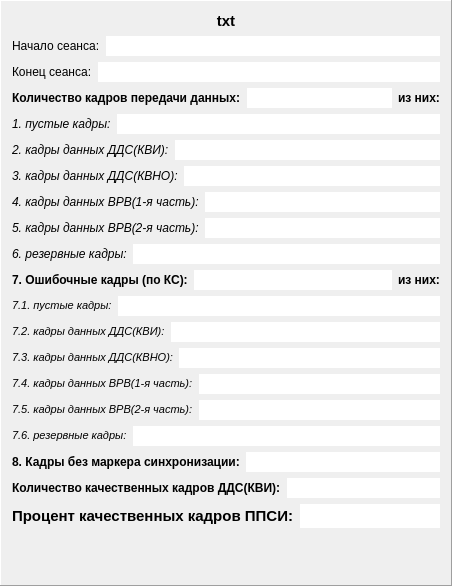
        <widget class="QFrame" name="frame_ppsi2">
         <property name="frameShape">
          <enum>QFrame::Panel</enum>
         </property>
         <property name="frameShadow">
          <enum>QFrame::Raised</enum>
         </property>
         <layout class="QVBoxLayout" name="verticalLayout_4">
          <item>
           <widget class="QLabel" name="lab_nfile2">
            <property name="font">
             <font>
              <pointsize>11</pointsize>
              <weight>75</weight>
              <bold>true</bold>
             </font>
            </property>
            <property name="frameShape">
             <enum>QFrame::NoFrame</enum>
            </property>
            <property name="text">
             <string>&lt;html&gt;&lt;head/&gt;&lt;body&gt;&lt;p align=&quot;center&quot;&gt;txt&lt;/p&gt;&lt;/body&gt;&lt;/html&gt;</string>
            </property>
            <property name="alignment">
             <set>Qt::AlignCenter</set>
            </property>
           </widget>
          </item>
          <item>
           <layout class="QVBoxLayout" name="verticalLayout_3">
            <item>
             <layout class="QHBoxLayout" name="horizontalLayout_4">
              <item>
               <widget class="QLabel" name="label_3">
                <property name="text">
                 <string>Начало сеанса:</string>
                </property>
               </widget>
              </item>
              <item>
               <widget class="QLineEdit" name="le_ns2">
                <property name="frame">
                 <bool>false</bool>
                </property>
                <property name="alignment">
                 <set>Qt::AlignRight|Qt::AlignTrailing|Qt::AlignVCenter</set>
                </property>
                <property name="readOnly">
                 <bool>true</bool>
                </property>
               </widget>
              </item>
             </layout>
            </item>
            <item>
             <layout class="QHBoxLayout" name="horizontalLayout_5">
              <item>
               <widget class="QLabel" name="label_4">
                <property name="text">
                 <string>Конец сеанса:</string>
                </property>
               </widget>
              </item>
              <item>
               <widget class="QLineEdit" name="le_ks2">
                <property name="frame">
                 <bool>false</bool>
                </property>
                <property name="alignment">
                 <set>Qt::AlignRight|Qt::AlignTrailing|Qt::AlignVCenter</set>
                </property>
                <property name="readOnly">
                 <bool>true</bool>
                </property>
               </widget>
              </item>
             </layout>
            </item>
            <item>
             <layout class="QHBoxLayout" name="horizontalLayout_7">
              <item>
               <widget class="QLabel" name="label_6">
                <property name="font">
                 <font>
                  <weight>75</weight>
                  <bold>true</bold>
                 </font>
                </property>
                <property name="text">
                 <string>Количество кадров передачи данных:</string>
                </property>
                <property name="textFormat">
                 <enum>Qt::RichText</enum>
                </property>
               </widget>
              </item>
              <item>
               <widget class="QLineEdit" name="le_k2">
                <property name="font">
                 <font>
                  <weight>75</weight>
                  <bold>true</bold>
                 </font>
                </property>
                <property name="frame">
                 <bool>false</bool>
                </property>
                <property name="alignment">
                 <set>Qt::AlignCenter</set>
                </property>
                <property name="readOnly">
                 <bool>true</bool>
                </property>
               </widget>
              </item>
              <item>
               <widget class="QLabel" name="label_14">
                <property name="font">
                 <font>
                  <weight>75</weight>
                  <bold>true</bold>
                 </font>
                </property>
                <property name="text">
                 <string>из них:</string>
                </property>
               </widget>
              </item>
             </layout>
            </item>
            <item>
             <layout class="QHBoxLayout" name="horizontalLayout_9">
              <item>
               <widget class="QLabel" name="label_8">
                <property name="font">
                 <font>
                  <pointsize>9</pointsize>
                  <italic>true</italic>
                 </font>
                </property>
                <property name="text">
                 <string>&lt;html&gt;&lt;head/&gt;&lt;body&gt;&lt;p&gt;	1. пустые кадры:&lt;/p&gt;&lt;/body&gt;&lt;/html&gt;</string>
                </property>
                <property name="textFormat">
                 <enum>Qt::AutoText</enum>
                </property>
               </widget>
              </item>
              <item>
               <widget class="QLineEdit" name="le_pk2">
                <property name="font">
                 <font>
                  <pointsize>9</pointsize>
                  <italic>true</italic>
                 </font>
                </property>
                <property name="frame">
                 <bool>false</bool>
                </property>
                <property name="alignment">
                 <set>Qt::AlignRight|Qt::AlignTrailing|Qt::AlignVCenter</set>
                </property>
                <property name="readOnly">
                 <bool>true</bool>
                </property>
               </widget>
              </item>
             </layout>
            </item>
            <item>
             <layout class="QHBoxLayout" name="horizontalLayout_11">
              <item>
               <widget class="QLabel" name="label_10">
                <property name="font">
                 <font>
                  <pointsize>9</pointsize>
                  <italic>true</italic>
                 </font>
                </property>
                <property name="text">
                 <string>&lt;html&gt;&lt;head/&gt;&lt;body&gt;&lt;p&gt;2. кадры данных ДДС(КВИ):&lt;/p&gt;&lt;/body&gt;&lt;/html&gt;</string>
                </property>
               </widget>
              </item>
              <item>
               <widget class="QLineEdit" name="le_kvi2">
                <property name="font">
                 <font>
                  <pointsize>9</pointsize>
                  <italic>true</italic>
                 </font>
                </property>
                <property name="frame">
                 <bool>false</bool>
                </property>
                <property name="alignment">
                 <set>Qt::AlignRight|Qt::AlignTrailing|Qt::AlignVCenter</set>
                </property>
                <property name="readOnly">
                 <bool>true</bool>
                </property>
               </widget>
              </item>
             </layout>
            </item>
            <item>
             <layout class="QHBoxLayout" name="horizontalLayout_13">
              <item>
               <widget class="QLabel" name="label_12">
                <property name="font">
                 <font>
                  <pointsize>9</pointsize>
                  <italic>true</italic>
                 </font>
                </property>
                <property name="text">
                 <string>&lt;html&gt;&lt;head/&gt;&lt;body&gt;&lt;p&gt;3. кадры данных ДДС(КВНО):&lt;/p&gt;&lt;/body&gt;&lt;/html&gt;</string>
                </property>
               </widget>
              </item>
              <item>
               <widget class="QLineEdit" name="le_kvno2">
                <property name="font">
                 <font>
                  <pointsize>9</pointsize>
                  <italic>true</italic>
                 </font>
                </property>
                <property name="frame">
                 <bool>false</bool>
                </property>
                <property name="alignment">
                 <set>Qt::AlignRight|Qt::AlignTrailing|Qt::AlignVCenter</set>
                </property>
                <property name="readOnly">
                 <bool>true</bool>
                </property>
               </widget>
              </item>
             </layout>
            </item>
            <item>
             <layout class="QHBoxLayout" name="horizontalLayout_16">
              <item>
               <widget class="QLabel" name="label_17">
                <property name="font">
                 <font>
                  <pointsize>9</pointsize>
                  <italic>true</italic>
                 </font>
                </property>
                <property name="text">
                 <string>&lt;html&gt;&lt;head/&gt;&lt;body&gt;&lt;p&gt;4. кадры данных ВРВ(1-я часть):&lt;/p&gt;&lt;/body&gt;&lt;/html&gt;</string>
                </property>
               </widget>
              </item>
              <item>
               <widget class="QLineEdit" name="le_vrv12">
                <property name="font">
                 <font>
                  <pointsize>9</pointsize>
                  <italic>true</italic>
                 </font>
                </property>
                <property name="frame">
                 <bool>false</bool>
                </property>
                <property name="alignment">
                 <set>Qt::AlignRight|Qt::AlignTrailing|Qt::AlignVCenter</set>
                </property>
                <property name="readOnly">
                 <bool>true</bool>
                </property>
               </widget>
              </item>
             </layout>
            </item>
            <item>
             <layout class="QHBoxLayout" name="horizontalLayout_17">
              <item>
               <widget class="QLabel" name="label_18">
                <property name="font">
                 <font>
                  <pointsize>9</pointsize>
                  <italic>true</italic>
                 </font>
                </property>
                <property name="frameShape">
                 <enum>QFrame::NoFrame</enum>
                </property>
                <property name="text">
                 <string>&lt;html&gt;&lt;head/&gt;&lt;body&gt;&lt;p&gt;5. кадры данных ВРВ(2-я часть):&lt;/p&gt;&lt;/body&gt;&lt;/html&gt;</string>
                </property>
               </widget>
              </item>
              <item>
               <widget class="QLineEdit" name="le_vrv22">
                <property name="font">
                 <font>
                  <pointsize>9</pointsize>
                  <italic>true</italic>
                 </font>
                </property>
                <property name="frame">
                 <bool>false</bool>
                </property>
                <property name="alignment">
                 <set>Qt::AlignRight|Qt::AlignTrailing|Qt::AlignVCenter</set>
                </property>
                <property name="readOnly">
                 <bool>true</bool>
                </property>
               </widget>
              </item>
             </layout>
            </item>
            <item>
             <layout class="QHBoxLayout" name="horizontalLayout_19">
              <item>
               <widget class="QLabel" name="label_20">
                <property name="font">
                 <font>
                  <pointsize>9</pointsize>
                  <italic>true</italic>
                 </font>
                </property>
                <property name="text">
                 <string>&lt;html&gt;&lt;head/&gt;&lt;body&gt;&lt;p&gt;6. резервные кадры:&lt;/p&gt;&lt;/body&gt;&lt;/html&gt;</string>
                </property>
               </widget>
              </item>
              <item>
               <widget class="QLineEdit" name="le_rez2">
                <property name="font">
                 <font>
                  <pointsize>9</pointsize>
                  <italic>true</italic>
                 </font>
                </property>
                <property name="frame">
                 <bool>false</bool>
                </property>
                <property name="alignment">
                 <set>Qt::AlignRight|Qt::AlignTrailing|Qt::AlignVCenter</set>
                </property>
                <property name="readOnly">
                 <bool>true</bool>
                </property>
               </widget>
              </item>
             </layout>
            </item>
            <item>
             <layout class="QHBoxLayout" name="horizontalLayout_21">
              <item>
               <widget class="QLabel" name="label_23">
                <property name="font">
                 <font>
                  <pointsize>9</pointsize>
                  <weight>75</weight>
                  <bold>true</bold>
                 </font>
                </property>
                <property name="text">
                 <string>&lt;html&gt;&lt;head/&gt;&lt;body&gt;&lt;p&gt;7. Ошибочные кадры (по КС):&lt;/p&gt;&lt;/body&gt;&lt;/html&gt;</string>
                </property>
               </widget>
              </item>
              <item>
               <widget class="QLineEdit" name="le_crc2">
                <property name="font">
                 <font>
                  <weight>75</weight>
                  <bold>true</bold>
                 </font>
                </property>
                <property name="frame">
                 <bool>false</bool>
                </property>
                <property name="alignment">
                 <set>Qt::AlignCenter</set>
                </property>
                <property name="readOnly">
                 <bool>true</bool>
                </property>
               </widget>
              </item>
              <item>
               <widget class="QLabel" name="label_24">
                <property name="font">
                 <font>
                  <pointsize>9</pointsize>
                  <weight>75</weight>
                  <bold>true</bold>
                 </font>
                </property>
                <property name="text">
                 <string>из них:</string>
                </property>
               </widget>
              </item>
             </layout>
            </item>
            <item>
             <layout class="QHBoxLayout" name="horizontalLayout_23">
              <item>
               <widget class="QLabel" name="label_26">
                <property name="font">
                 <font>
                  <pointsize>8</pointsize>
                  <italic>true</italic>
                 </font>
                </property>
                <property name="text">
                 <string>&lt;html&gt;&lt;head/&gt;&lt;body&gt;&lt;p&gt;7.1. пустые кадры:&lt;/p&gt;&lt;/body&gt;&lt;/html&gt;</string>
                </property>
               </widget>
              </item>
              <item>
               <widget class="QLineEdit" name="le_opk2">
                <property name="font">
                 <font>
                  <pointsize>8</pointsize>
                  <italic>true</italic>
                 </font>
                </property>
                <property name="frame">
                 <bool>false</bool>
                </property>
                <property name="alignment">
                 <set>Qt::AlignRight|Qt::AlignTrailing|Qt::AlignVCenter</set>
                </property>
                <property name="readOnly">
                 <bool>true</bool>
                </property>
               </widget>
              </item>
             </layout>
            </item>
            <item>
             <layout class="QHBoxLayout" name="horizontalLayout_25">
              <item>
               <widget class="QLabel" name="label_28">
                <property name="font">
                 <font>
                  <pointsize>8</pointsize>
                  <italic>true</italic>
                 </font>
                </property>
                <property name="text">
                 <string>&lt;html&gt;&lt;head/&gt;&lt;body&gt;&lt;p&gt;7.2. кадры данных ДДС(КВИ):&lt;/p&gt;&lt;/body&gt;&lt;/html&gt;</string>
                </property>
               </widget>
              </item>
              <item>
               <widget class="QLineEdit" name="le_okvi2">
                <property name="font">
                 <font>
                  <pointsize>8</pointsize>
                  <italic>true</italic>
                 </font>
                </property>
                <property name="frame">
                 <bool>false</bool>
                </property>
                <property name="alignment">
                 <set>Qt::AlignRight|Qt::AlignTrailing|Qt::AlignVCenter</set>
                </property>
                <property name="readOnly">
                 <bool>true</bool>
                </property>
               </widget>
              </item>
             </layout>
            </item>
            <item>
             <layout class="QHBoxLayout" name="horizontalLayout_27">
              <item>
               <widget class="QLabel" name="label_30">
                <property name="font">
                 <font>
                  <pointsize>8</pointsize>
                  <italic>true</italic>
                 </font>
                </property>
                <property name="text">
                 <string>&lt;html&gt;&lt;head/&gt;&lt;body&gt;&lt;p&gt;7.3. кадры данных ДДС(КВНО):&lt;/p&gt;&lt;/body&gt;&lt;/html&gt;</string>
                </property>
               </widget>
              </item>
              <item>
               <widget class="QLineEdit" name="le_okvno2">
                <property name="font">
                 <font>
                  <pointsize>8</pointsize>
                  <italic>true</italic>
                 </font>
                </property>
                <property name="frame">
                 <bool>false</bool>
                </property>
                <property name="alignment">
                 <set>Qt::AlignRight|Qt::AlignTrailing|Qt::AlignVCenter</set>
                </property>
                <property name="readOnly">
                 <bool>true</bool>
                </property>
               </widget>
              </item>
             </layout>
            </item>
            <item>
             <layout class="QHBoxLayout" name="horizontalLayout_29">
              <item>
               <widget class="QLabel" name="label_32">
                <property name="font">
                 <font>
                  <pointsize>8</pointsize>
                  <italic>true</italic>
                 </font>
                </property>
                <property name="text">
                 <string>&lt;html&gt;&lt;head/&gt;&lt;body&gt;&lt;p&gt;7.4. кадры данных ВРВ(1-я часть):&lt;/p&gt;&lt;/body&gt;&lt;/html&gt;</string>
                </property>
               </widget>
              </item>
              <item>
               <widget class="QLineEdit" name="le_okvrv12">
                <property name="font">
                 <font>
                  <pointsize>8</pointsize>
                  <italic>true</italic>
                 </font>
                </property>
                <property name="frame">
                 <bool>false</bool>
                </property>
                <property name="alignment">
                 <set>Qt::AlignRight|Qt::AlignTrailing|Qt::AlignVCenter</set>
                </property>
                <property name="readOnly">
                 <bool>true</bool>
                </property>
               </widget>
              </item>
             </layout>
            </item>
            <item>
             <layout class="QHBoxLayout" name="horizontalLayout_31">
              <item>
               <widget class="QLabel" name="label_34">
                <property name="font">
                 <font>
                  <pointsize>8</pointsize>
                  <italic>true</italic>
                 </font>
                </property>
                <property name="text">
                 <string>&lt;html&gt;&lt;head/&gt;&lt;body&gt;&lt;p&gt;7.5. кадры данных ВРВ(2-я часть):&lt;/p&gt;&lt;/body&gt;&lt;/html&gt;</string>
                </property>
               </widget>
              </item>
              <item>
               <widget class="QLineEdit" name="le_okvrv22">
                <property name="font">
                 <font>
                  <pointsize>8</pointsize>
                  <italic>true</italic>
                 </font>
                </property>
                <property name="frame">
                 <bool>false</bool>
                </property>
                <property name="alignment">
                 <set>Qt::AlignRight|Qt::AlignTrailing|Qt::AlignVCenter</set>
                </property>
                <property name="readOnly">
                 <bool>true</bool>
                </property>
               </widget>
              </item>
             </layout>
            </item>
            <item>
             <layout class="QHBoxLayout" name="horizontalLayout_33">
              <item>
               <widget class="QLabel" name="label_36">
                <property name="font">
                 <font>
                  <pointsize>8</pointsize>
                  <italic>true</italic>
                 </font>
                </property>
                <property name="text">
                 <string>&lt;html&gt;&lt;head/&gt;&lt;body&gt;&lt;p&gt;7.6. резервные кадры:&lt;/p&gt;&lt;/body&gt;&lt;/html&gt;</string>
                </property>
               </widget>
              </item>
              <item>
               <widget class="QLineEdit" name="le_orez2">
                <property name="font">
                 <font>
                  <pointsize>8</pointsize>
                  <italic>true</italic>
                 </font>
                </property>
                <property name="frame">
                 <bool>false</bool>
                </property>
                <property name="alignment">
                 <set>Qt::AlignRight|Qt::AlignTrailing|Qt::AlignVCenter</set>
                </property>
                <property name="readOnly">
                 <bool>true</bool>
                </property>
               </widget>
              </item>
             </layout>
            </item>
            <item>
             <layout class="QHBoxLayout" name="horizontalLayout_65">
              <item>
               <widget class="QLabel" name="label_77">
                <property name="font">
                 <font>
                  <pointsize>9</pointsize>
                  <weight>75</weight>
                  <bold>true</bold>
                 </font>
                </property>
                <property name="text">
                 <string>&lt;html&gt;&lt;head/&gt;&lt;body&gt;&lt;p&gt;8. Кадры без маркера синхронизации:&lt;/p&gt;&lt;/body&gt;&lt;/html&gt;</string>
                </property>
               </widget>
              </item>
              <item>
               <widget class="QLineEdit" name="le_kbm2">
                <property name="font">
                 <font>
                  <pointsize>9</pointsize>
                  <weight>75</weight>
                  <bold>true</bold>
                 </font>
                </property>
                <property name="frame">
                 <bool>false</bool>
                </property>
                <property name="alignment">
                 <set>Qt::AlignRight|Qt::AlignTrailing|Qt::AlignVCenter</set>
                </property>
                <property name="readOnly">
                 <bool>true</bool>
                </property>
               </widget>
              </item>
             </layout>
            </item>
           </layout>
          </item>
          <item>
           <layout class="QHBoxLayout" name="horizontalLayout_35">
            <item>
             <widget class="QLabel" name="label_38">
              <property name="font">
               <font>
                <weight>75</weight>
                <bold>true</bold>
               </font>
              </property>
              <property name="text">
               <string>Количество качественных кадров ДДС(КВИ):</string>
              </property>
             </widget>
            </item>
            <item>
             <widget class="QLineEdit" name="le_izmkvi2">
              <property name="font">
               <font>
                <weight>75</weight>
                <bold>true</bold>
               </font>
              </property>
              <property name="frame">
               <bool>false</bool>
              </property>
              <property name="alignment">
               <set>Qt::AlignRight|Qt::AlignTrailing|Qt::AlignVCenter</set>
              </property>
              <property name="readOnly">
               <bool>true</bool>
              </property>
             </widget>
            </item>
           </layout>
          </item>
          <item>
           <layout class="QHBoxLayout" name="horizontalLayout_76">
            <item>
             <widget class="QLabel" name="label_92">
              <property name="font">
               <font>
                <pointsize>11</pointsize>
                <weight>75</weight>
                <bold>true</bold>
               </font>
              </property>
              <property name="text">
               <string>Процент качественных кадров ППСИ:</string>
              </property>
             </widget>
            </item>
            <item>
             <widget class="QLineEdit" name="le_proc2">
              <property name="minimumSize">
               <size>
                <width>0</width>
                <height>0</height>
               </size>
              </property>
              <property name="font">
               <font>
                <pointsize>11</pointsize>
                <weight>75</weight>
                <bold>true</bold>
               </font>
              </property>
              <property name="frame">
               <bool>false</bool>
              </property>
              <property name="alignment">
               <set>Qt::AlignRight|Qt::AlignTrailing|Qt::AlignVCenter</set>
              </property>
             </widget>
            </item>
           </layout>
          </item>
          <item>
           <spacer name="verticalSpacer_2">
            <property name="orientation">
             <enum>Qt::Vertical</enum>
            </property>
            <property name="sizeHint" stdset="0">
             <size>
              <width>20</width>
              <height>46</height>
             </size>
            </property>
           </spacer>
          </item>
         </layout>
        </widget>
